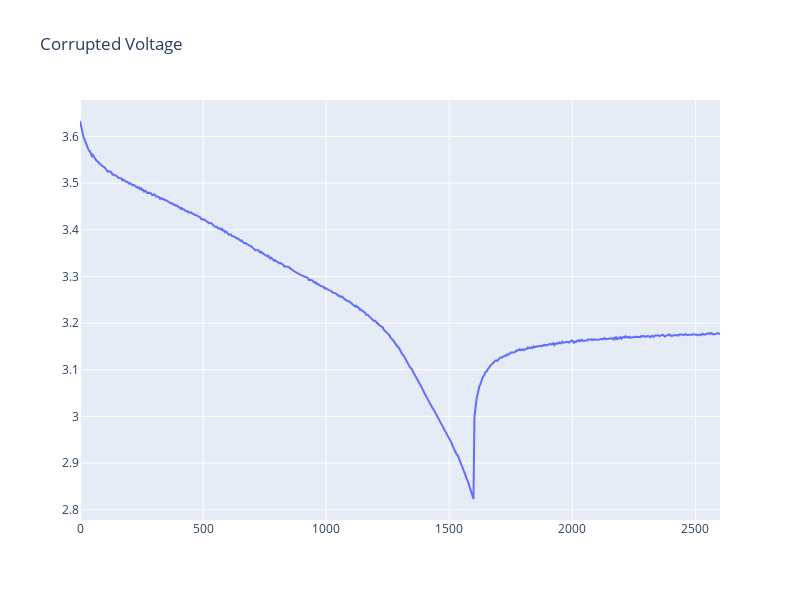

Notebook source saved alongside this figure:
### Markdown cell above
### Adding Noise to Voltage Data

To make the parameter estimation more realistic, we add Gaussian noise to the data.

### Code cell
sigma = 0.001
corrupt_values = values["Voltage [V]"].data + np.random.normal(
    0, sigma, len(values["Voltage [V]"].data)
)
go.Figure(
    data=go.Scatter(x=t_eval, y=corrupt_values, mode="lines"),
    layout=go.Layout(title="Corrupted Voltage", width=800, height=600),
)

### Figure 1 — Plotly figure (JSON) as saved in the notebook; plotly's stock layout.template omitted (floating-point values rounded to 4 significant figures; data arrays with more than 128 entries replaced by an {"elided": "..."} marker saying what was removed)
{"data": [{"mode": "lines", "type": "scatter", "x": {"elided": "650 float values"}, "y": {"elided": "650 float values"}}], "layout": {"height": 600, "title": {"text": "Corrupted Voltage"}, "width": 800}}
